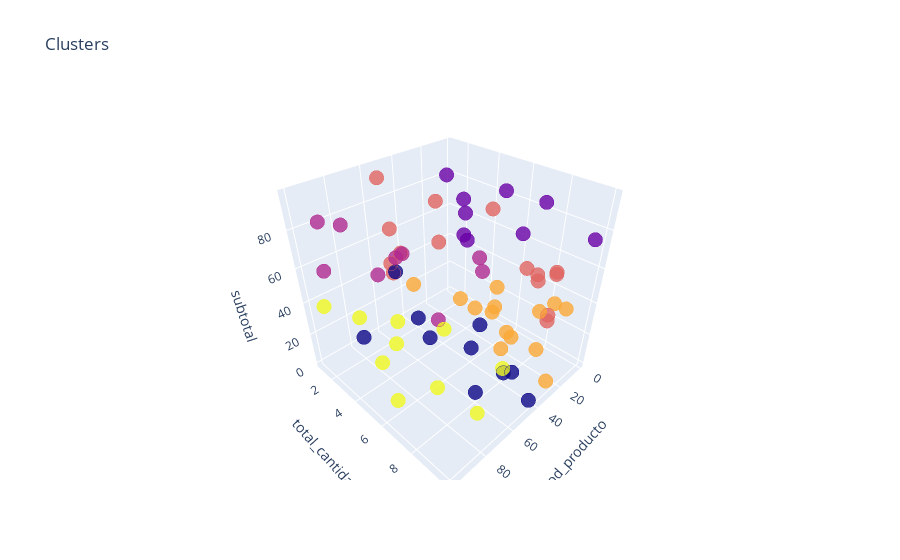

Notebook source saved alongside this figure:
### Code cell
df2['labels'] = labels

trace = go.Scatter3d(
                    x = df2['cod_producto'],
                    y = df2['total_cantidad'],
                    z = df2['subtotal'],
                    mode = 'markers',
                    marker=dict(color=df2['labels'], size = 5, line=dict(color=df2['labels'], width=12), opacity=0.8)
                    )
    
data = [trace]
layout = go.Layout(
                    title='Clusters',
                    scene= dict(
                                xaxis = dict(title = 'cod_producto'),
                                yaxis = dict(title = 'total_cantidad'),
                                zaxis = dict(title = 'subtotal'))
                                )

fig = go.Figure(data=data, layout=layout)
pyo.offline.iplot(fig)
plt.show()

### Figure 1 — Plotly figure (JSON) as saved in the notebook; plotly's stock layout.template omitted (floating-point values rounded to 4 significant figures)
{"data": [{"marker": {"color": [4, 4, 3, 3, 0, 0, 5, 5, 0, 1, 0, 1, 2, 0, 0, 0, 3, 5, 5, 2, 1, 1, 5, 4, 3, 0, 3, 0, 2, 4, 3, 1, 3, 5, 4, 3, 3, 1, 3, 2, 4, 2, 3, 2, 4, 4, 3, 1, 3, 0, 1, 4, 3, 3, 2, 5, 1, 4, 2, 4, 5, 2, 4, 5, 4, 5, 4], "line": {"color": [4, 4, 3, 3, 0, 0, 5, 5, 0, 1, 0, 1, 2, 0, 0, 0, 3, 5, 5, 2, 1, 1, 5, 4, 3, 0, 3, 0, 2, 4, 3, 1, 3, 5, 4, 3, 3, 1, 3, 2, 4, 2, 3, 2, 4, 4, 3, 1, 3, 0, 1, 4, 3, 3, 2, 5, 1, 4, 2, 4, 5, 2, 4, 5, 4, 5, 4], "width": 12}, "opacity": 0.8, "size": 5}, "mode": "markers", "type": "scatter3d", "x": [23, 15, 44, 53, 60, 45, 72, 84, 52, 1, 62, 8, 95, 53, 46, 49, 37, 69, 94, 81, 12, 17, 100, 6, 41, 73, 33, 60, 74, 14, 56, 11, 57, 84, 2, 67, 34, 9, 39, 85, 7, 92, 64, 90, 31, 8, 43, 4, 39, 46, 4, 10, 63, 37, 89, 82, 1, 25, 95, 34, 86, 96, 33, 71, 27, 74, 23], "y": [7, 9, 4, 1, 8, 10, 4, 10, 7, 2, 10, 10, 9, 9, 7, 3, 10, 10, 1, 4, 3, 8, 7, 5, 7, 1, 9, 5, 9, 3, 2, 3, 2, 4, 9, 4, 9, 3, 10, 10, 5, 7, 3, 3, 10, 8, 9, 1, 10, 1, 5, 8, 6, 10, 1, 5, 6, 5, 7, 8, 8, 2, 1, 7, 7, 1, 6], "z": [15.09, 41.35, 86.77, 91.5, 4.58, 4.32, 31.33, 27, 21.95, 68.02, 35.03, 78.02, 75.54, 20.73, 33.19, 14.98, 74.16, 41.98, 34.95, 63, 53.49, 91.49, 21.34, 25.82, 92.57, 1.96, 62.97, 20.17, 91.7, 10.77, 68.99, 66.35, 49.34, 11.32, 31.28, 68.53, 66.63, 49.04, 53.22, 95.73, 12.35, 91.74, 51.52, 86.9, 7.44, 0.15, 73.81, 80.03, 50.07, 34.52, 83.46, 28.13, 81.1, 73.07, 80.35, 29.59, 62.24, 20.95, 91.33, 24.72, 27.13, 61.81, 19.81, 44.83, 5.73, 16.8, 22.87]}], "layout": {"scene": {"xaxis": {"title": {"text": "cod_producto"}}, "yaxis": {"title": {"text": "total_cantidad"}}, "zaxis": {"title": {"text": "subtotal"}}}, "title": {"text": "Clusters"}}}
